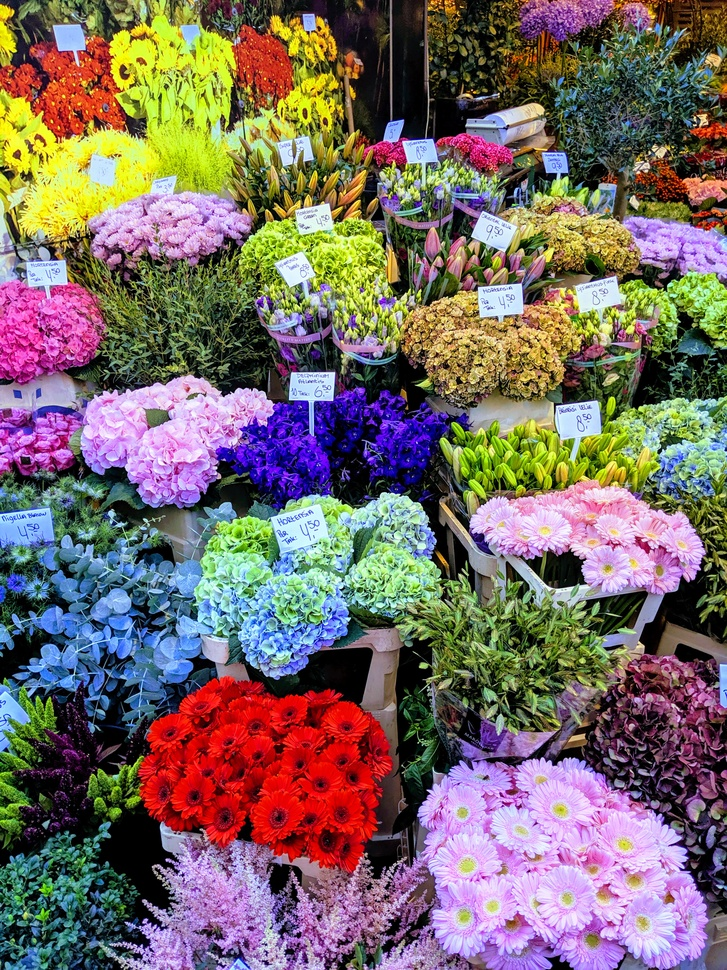
#> input picture my_1st_image.jpeg, 727 x 970 px, shrunk from 3024 x 4032 before the run, given in place of the camera
$ python 7.OpenCV_color_filtering.py
#> lines starting #> are read from the running program, lines starting #| are printed output that depends on the picture; after the words box and inside, x2 and y2 are one past the last pixel; in counts of white or black regions, pixels touching at a corner belong together
import numpy as np
import cv2
print("Imports are Done!")

# capturing video from the 1st webcam on your computer, index=0
capt = cv2.VideoCapture(0)

# return and frame
# All the analysis of the video will be happening inside this loop
while True:
	ret, frame = capt.read()
#> frame is the input picture: shape (970, 727, 3); mean B, G, R 102.2, 106.3, 121.7
	hsv = cv2.cvtColor(frame, cv2.COLOR_BGR2HSV)
#> hsv: shape (970, 727, 3); mean H, S, V 83.7, 138.8, 145.4

	# HSV = Hue, Saturation, Value
	lower_lim = np.array([5, 160, 0])
	upper_lim = np.array([10, 255, 255])

	# creating a mask
	mask = cv2.inRange(hsv, lower_lim, upper_lim)
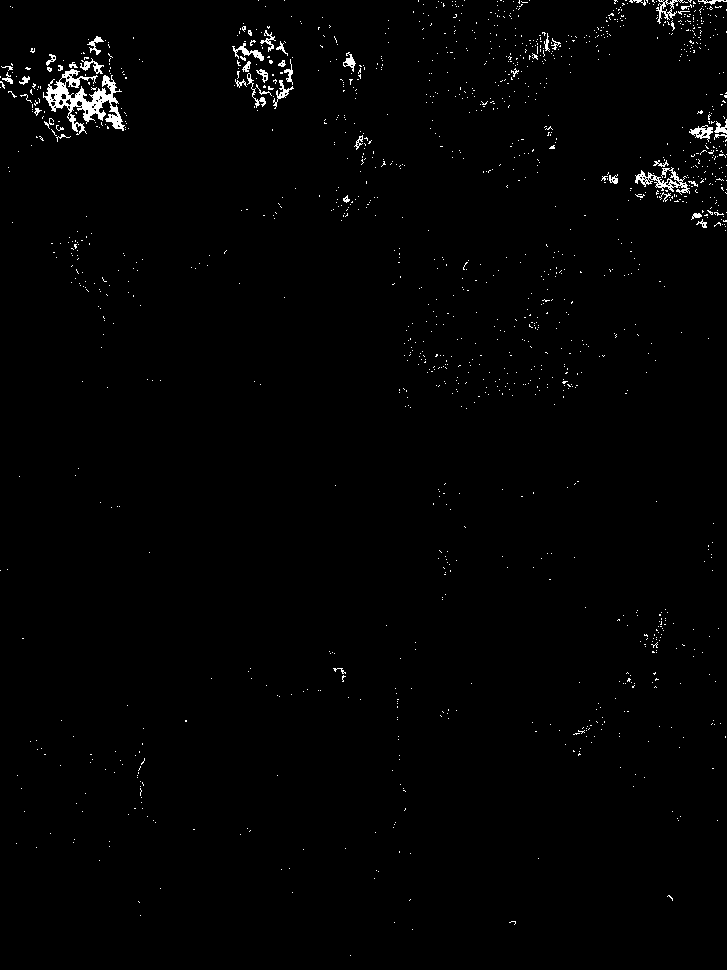
#> mask: shape (970, 727); 1.1% white in thin lines or dots
	# passing the filtered color only
	res = cv2.bitwise_and(frame, frame, mask = mask)
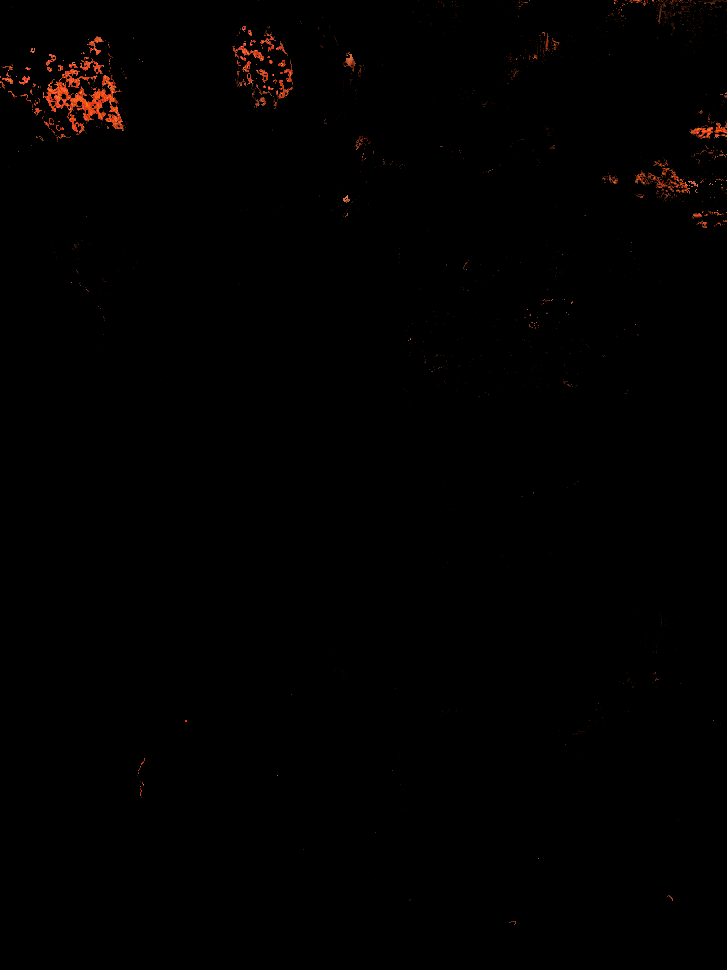
#> res: shape (970, 727, 3); mean B, G, R 0.2, 0.5, 1.5

	# Gaussian blur
	blur = cv2.GaussianBlur(res, (5,5), 0)

	# showing original, mask and filtered images
	#cv2.imshow('frame', frame)
	#cv2.imshow('mask', mask)
	#cv2.imshow('result', blur)

	# Show frame and filter side by side
	horiz_conc = np.concatenate((frame, blur), axis=1)
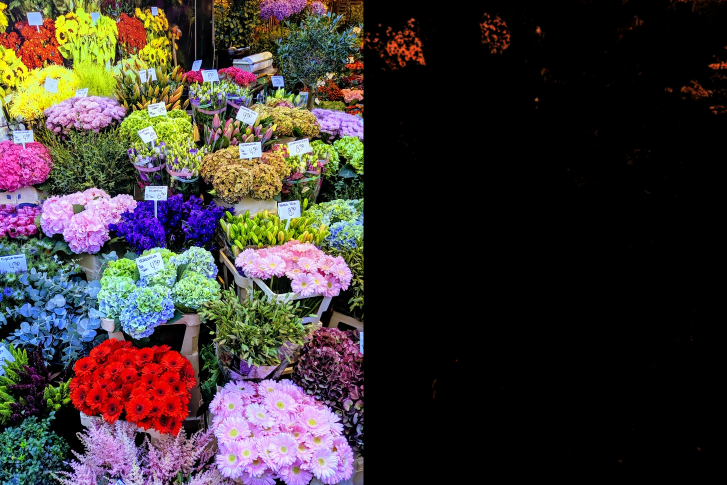
#> horiz_conc: shape (970, 1454, 3) (shown at 1/2 size); mean B, G, R 51.2, 53.4, 61.6
	cv2.imshow('frame & filter', horiz_conc)

	# press 'q' to quit
	if cv2.waitKey(1) & 0xFF == ord('q'):
#> (key q is pressed here)
		break

cv2.destroyAllWindows()
capt.release()

$ run again, on Leiden_city_center.jpeg
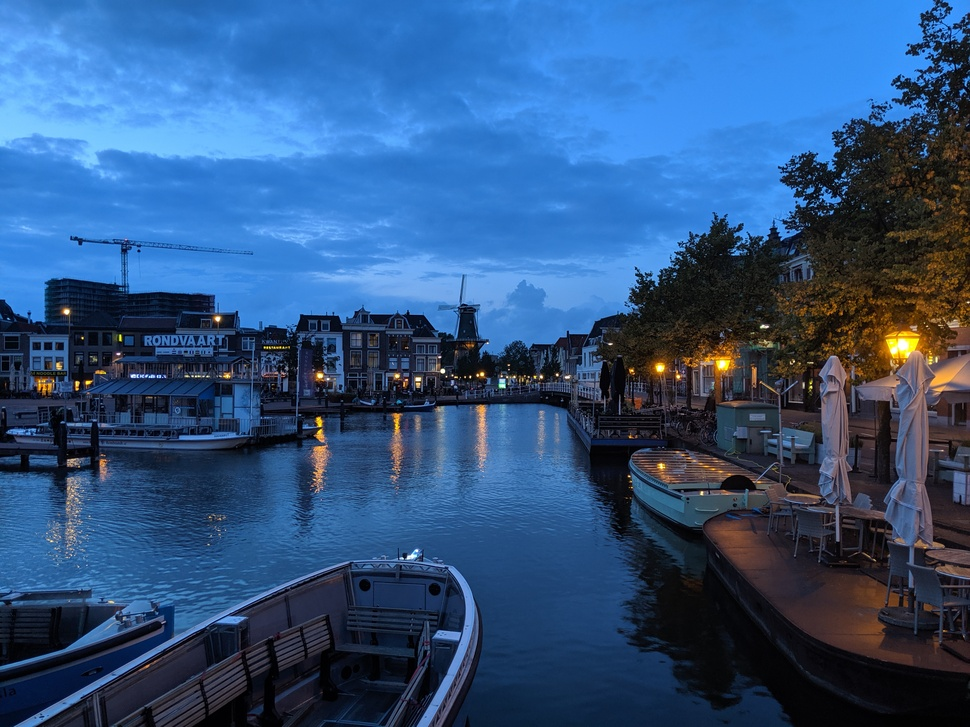
#> input picture Leiden_city_center.jpeg, 970 x 727 px, shrunk from 4032 x 3024 before the run, given in place of the camera
#> frame is the input picture: shape (727, 970, 3); mean B, G, R 127.7, 83.8, 48.5
#> hsv: shape (727, 970, 3); mean H, S, V 101.8, 155.6, 131.7
#> `mask = cv2.inRange(hsv, lower_lim, upper_lim)`:
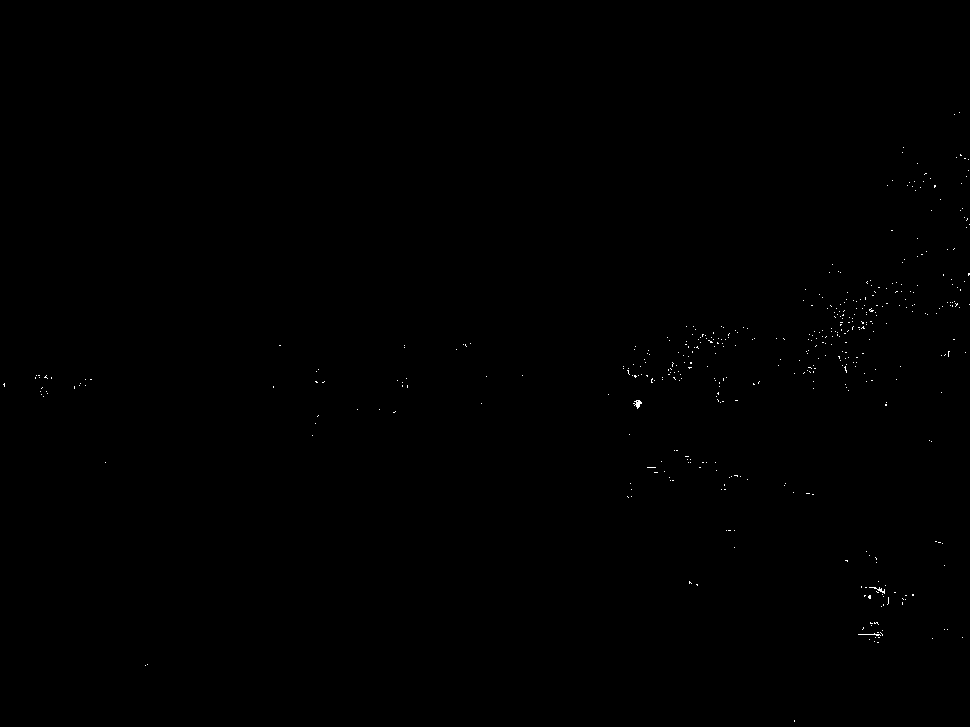
#> mask: shape (727, 970); 0.12% white in thin lines or dots, all inside (x1, y1, x2, y2) = (3, 112, 970, 722)
#> `horiz_conc = np.concatenate((frame, blur), axis=1)`:
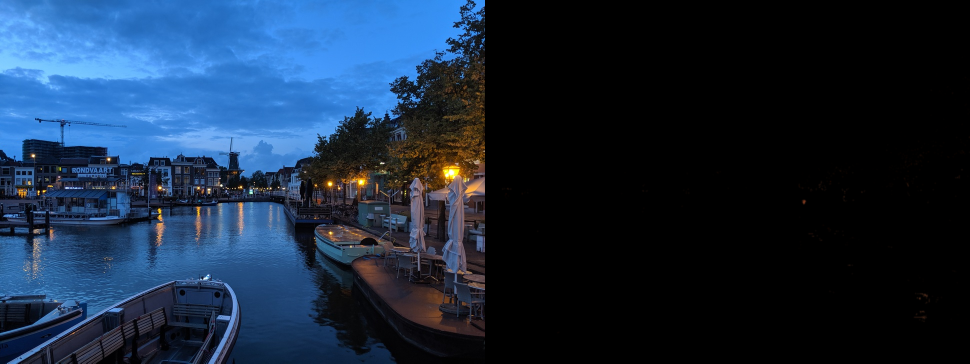
#> horiz_conc: shape (727, 1940, 3) (shown at 1/2 size); mean B, G, R 63.9, 41.9, 24.3
